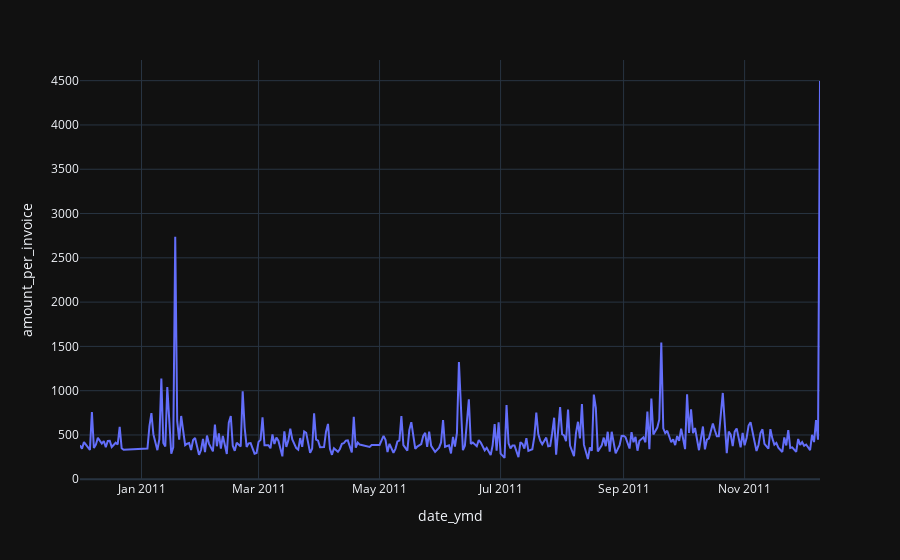

Source (notebook cell):
### Code cell
fig = px.line(
    invoice_amount,
    x="date_ymd",
    y="amount_per_invoice",
    template="plotly_dark",
)
fig.show()

### Figure 1 — Plotly figure (JSON) as saved in the notebook; plotly's stock layout.template omitted (floating-point values rounded to 4 significant figures; data arrays with more than 128 entries replaced by an {"elided": "..."} marker saying what was removed)
{"data": [{"hovertemplate": "date_ymd=%{x}<br>amount_per_invoice=%{y}<extra></extra>", "legendgroup": "", "line": {"color": "#636efa", "dash": "solid"}, "marker": {"symbol": "circle"}, "mode": "lines", "name": "", "orientation": "v", "showlegend": false, "type": "scatter", "x": {"elided": "305 str values"}, "xaxis": "x", "y": {"elided": "305 float values"}, "yaxis": "y"}], "layout": {"legend": {"tracegroupgap": 0}, "margin": {"t": 60}, "xaxis": {"anchor": "y", "domain": [0, 1], "title": {"text": "date_ymd"}}, "yaxis": {"anchor": "x", "domain": [0, 1], "title": {"text": "amount_per_invoice"}}}}
